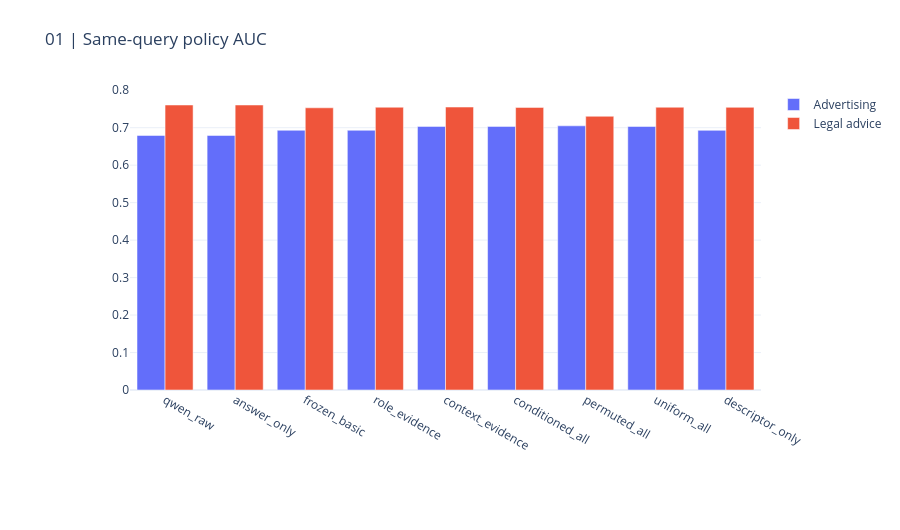
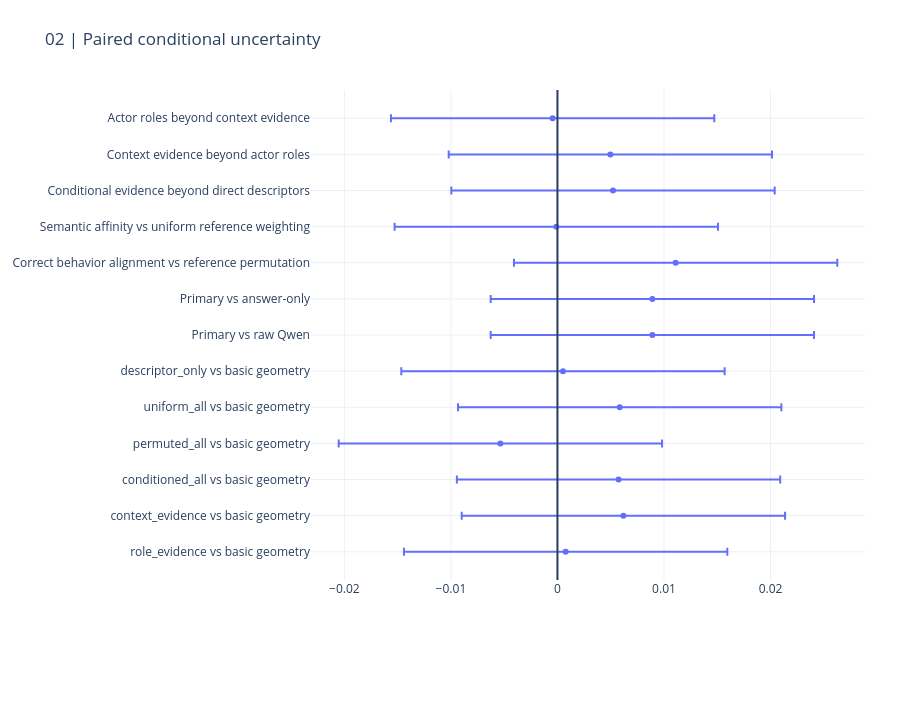

Source (notebook cell) for these figures, in order:
### Markdown cell above
## 3. Policy performance and uncertainty

Both policies matter; a mean can conceal regressions. Bands cover the predeclared comparisons in this round conditional on fixed predictions, not every adaptive experiment in the project or model-refit variability.

### Code cell
display(pd.DataFrame(result["metrics"]))
CHARTS[0].show(renderer="plotly_mimetype")
CHARTS[1].show(renderer="plotly_mimetype")

### Figure 1 — Plotly figure (JSON) as saved in the notebook; plotly's stock layout.template omitted (floating-point values rounded to 4 significant figures)
{"data": [{"name": "Advertising", "type": "bar", "x": ["qwen_raw", "answer_only", "frozen_basic", "role_evidence", "context_evidence", "conditioned_all", "permuted_all", "uniform_all", "descriptor_only"], "y": [0.6793, 0.6793, 0.6931, 0.6931, 0.7035, 0.7035, 0.705, 0.7032, 0.6929]}, {"name": "Legal advice", "type": "bar", "x": ["qwen_raw", "answer_only", "frozen_basic", "role_evidence", "context_evidence", "conditioned_all", "permuted_all", "uniform_all", "descriptor_only"], "y": [0.7605, 0.7605, 0.753, 0.7546, 0.755, 0.7541, 0.7305, 0.7546, 0.7543]}], "layout": {"barmode": "group", "height": 530, "margin": {"b": 140, "l": 130, "r": 35, "t": 90}, "title": {"text": "01 | Same-query policy AUC"}, "xaxis": {"automargin": true}, "yaxis": {"automargin": true}}}

### Figure 2 — Plotly figure (JSON) as saved in the notebook; plotly's stock layout.template omitted (floating-point values rounded to 4 significant figures)
{"data": [{"error_x": {"array": [0.01518, 0.01518, 0.01518, 0.01518, 0.01518, 0.01518, 0.01518, 0.01518, 0.01518, 0.01518, 0.01518, 0.01518, 0.01518]}, "mode": "markers", "type": "scatter", "x": [0.0007681, 0.006189, 0.005735, -0.005359, 0.005843, 0.0005192, 0.008909, 0.008909, 0.01109, -0.0001082, 0.005215, 0.004966, -0.000455], "y": ["role_evidence vs basic geometry", "context_evidence vs basic geometry", "conditioned_all vs basic geometry", "permuted_all vs basic geometry", "uniform_all vs basic geometry", "descriptor_only vs basic geometry", "Primary vs raw Qwen", "Primary vs answer-only", "Correct behavior alignment vs reference permutation", "Semantic affinity vs uniform reference weighting", "Conditional evidence beyond direct descriptors", "Context evidence beyond actor roles", "Actor roles beyond context evidence"]}], "layout": {"height": 720, "margin": {"b": 140, "l": 130, "r": 35, "t": 90}, "shapes": [{"type": "line", "x0": 0, "x1": 0, "xref": "x", "y0": 0, "y1": 1, "yref": "y domain"}], "title": {"text": "02 | Paired conditional uncertainty"}, "xaxis": {"automargin": true}, "yaxis": {"automargin": true}}}
